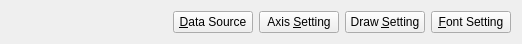
<?xml version="1.0" encoding="UTF-8"?>
<ui version="4.0">
 <class>Graph2dScatteredWindowControlWidget</class>
 <widget class="QWidget" name="Graph2dScatteredWindowControlWidget">
  <property name="geometry">
   <rect>
    <x>0</x>
    <y>0</y>
    <width>522</width>
    <height>41</height>
   </rect>
  </property>
  <property name="sizePolicy">
   <sizepolicy hsizetype="Expanding" vsizetype="Minimum">
    <horstretch>0</horstretch>
    <verstretch>0</verstretch>
   </sizepolicy>
  </property>
  <property name="windowTitle">
   <string>Form</string>
  </property>
  <layout class="QHBoxLayout" name="horizontalLayout">
   <item>
    <spacer name="horizontalSpacer">
     <property name="orientation">
      <enum>Qt::Horizontal</enum>
     </property>
     <property name="sizeHint" stdset="0">
      <size>
       <width>40</width>
       <height>20</height>
      </size>
     </property>
    </spacer>
   </item>
   <item>
    <widget class="QPushButton" name="dataSourceButton">
     <property name="text">
      <string>&amp;Data Source</string>
     </property>
    </widget>
   </item>
   <item>
    <widget class="QPushButton" name="axisButton">
     <property name="text">
      <string>Axis &amp;Setting</string>
     </property>
    </widget>
   </item>
   <item>
    <widget class="QPushButton" name="drawButton">
     <property name="text">
      <string>Draw &amp;Setting</string>
     </property>
    </widget>
   </item>
   <item>
    <widget class="QPushButton" name="fontButton">
     <property name="text">
      <string>&amp;Font Setting</string>
     </property>
    </widget>
   </item>
  </layout>
 </widget>
 <resources/>
 <connections/>
</ui>
